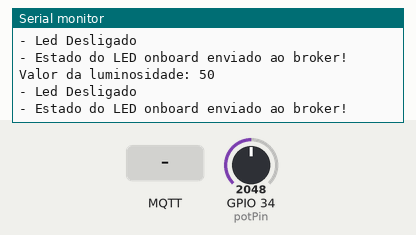
This sketch was run on a simulated ESP32. Shown: the last lines printed to the serial monitor. The inputs (shaded band) are chosen by the test bench; at power-on: GPIO 34 (potPin) = 2048. WiFi joins after 1.5 s; servers stay silent unless stated; no MQTT or app messages arrive unless stated.

Above: at 9.9 s.
10.0 s: MQTT message "1" arrives on the first subscribed topic
12.2 s: MQTT message "on" arrives on the first subscribed topic
14.2 s: MQTT message "off" arrives on the first subscribed topic
16.2 s: GPIO 34 (potPin) set to 2866
At 17.5 s:
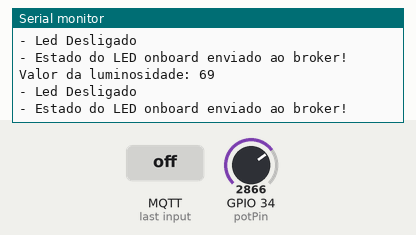
17.7 s: GPIO 34 (potPin) set to 3603
At 18.6 s:
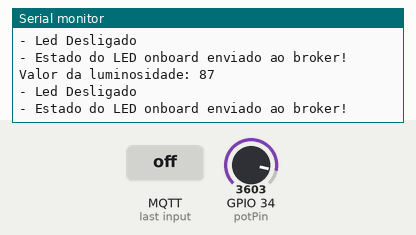
Timing chart, 0 to 20.2 s (numbered marks = the images above; inputs shaded):
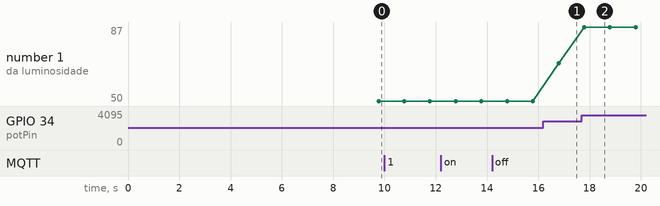

Measured:
- after the input at 16.2 s, the serial monitor: prints a new line after 0.59 s (image 1)
- after the input at 17.7 s, the serial monitor: prints a new line after 0.09 s (image 2)
- plotted number 1: 50 → 69 after the input at 16.2 s, 69 → 87 after the input at 17.7 s

The sketch:

Smart.Lamp.ino
```cpp
//Autores: Enzo Fernandes Ramos RM:563705, Felipe Cerazi RM:562746, Gustavo Peaguda RM:562923, Lorenzo Coque RM:563385
//Resumo: Esse programa possibilita ligar e desligar o led onboard, além de mandar o status para o Broker MQTT possibilitando o Helix saber
//se o led está ligado ou desligado.
#include <WiFi.h>                // Biblioteca para conexão Wi-Fi no ESP32
#include <PubSubClient.h>        // Biblioteca para conexão e uso do protocolo MQTT

// Configurações - variáveis editáveis
const char* default_SSID = "Wokwi-GUEST"; // Nome da rede Wi-Fi
const char* default_PASSWORD = ""; // Senha da rede Wi-Fi
const char* default_BROKER_MQTT = "102.37.18.193"; // IP do Broker MQTT
const int default_BROKER_PORT = 1883; // Porta do Broker MQTT
const char* default_TOPICO_SUBSCRIBE = "/TEF/lamp001/cmd"; // Tópico MQTT de escuta
const char* default_TOPICO_PUBLISH_1 = "/TEF/lamp001/attrs"; // Tópico MQTT de envio de informações para Broker
const char* default_TOPICO_PUBLISH_2 = "/TEF/lamp001/attrs/l"; // Tópico MQTT de envio de informações para Broker
const char* default_ID_MQTT = "fiware_001"; // ID MQTT
const int default_D4 = 2; // Pino do LED onboard
// Declaração da variável para o prefixo do tópico
const char* topicPrefix = "lamp001";

// Variáveis para configurações editáveis
char* SSID = const_cast<char*>(default_SSID); // SSID configurável
char* PASSWORD = const_cast<char*>(default_PASSWORD); // Senha configurável
char* BROKER_MQTT = const_cast<char*>(default_BROKER_MQTT); // Broker configurável
int BROKER_PORT = default_BROKER_PORT; // Porta do broker configurável
char* TOPICO_SUBSCRIBE = const_cast<char*>(default_TOPICO_SUBSCRIBE); // Tópico de escuta configurável
char* TOPICO_PUBLISH_1 = const_cast<char*>(default_TOPICO_PUBLISH_1); // Tópico de publicação 1
char* TOPICO_PUBLISH_2 = const_cast<char*>(default_TOPICO_PUBLISH_2); // Tópico de publicação 2
char* ID_MQTT = const_cast<char*>(default_ID_MQTT); // ID do cliente MQTT configurável
int D4 = default_D4; // Pino configurável para LED

WiFiClient espClient; // Objeto cliente Wi-Fi
PubSubClient MQTT(espClient); // Cliente MQTT baseado na conexão Wi-Fi
char EstadoSaida = '0'; // Estado inicial do LED (desligado)

// Inicializa comunicação serial
void initSerial() {
    Serial.begin(115200); // Define baud rate em 115200
}

// Inicializa Wi-Fi
void initWiFi() {
    delay(10); // Pequeno atraso antes de iniciar
    Serial.println("------Conexao WI-FI------");
    Serial.print("Conectando-se na rede: ");
    Serial.println(SSID); // Mostra SSID
    Serial.println("Aguarde");
    reconectWiFi(); // Chama função de reconexão Wi-Fi
}

// Inicializa configuração do MQTT
void initMQTT() {
    MQTT.setServer(BROKER_MQTT, BROKER_PORT); // Define servidor e porta do broker
    MQTT.setCallback(mqtt_callback); // Define função de callback quando recebe mensagem
}

// Função principal de configuração
void setup() {
    InitOutput(); // Inicializa LED
    initSerial(); // Inicializa comunicação serial
    initWiFi();   // Conecta ao Wi-Fi
    initMQTT();   // Configura cliente MQTT
    delay(5000);  // Espera 5 segundos
    MQTT.publish(TOPICO_PUBLISH_1, "s|on"); // Publica estado inicial no broker
}

// Loop principal do programa
void loop() {
    VerificaConexoesWiFIEMQTT(); // Verifica Wi-Fi e MQTT
    EnviaEstadoOutputMQTT();     // Envia estado do LED
    handleLuminosity();          // Lê e envia luminosidade
    MQTT.loop();                 // Mantém conexão MQTT ativa
}

// Reconecta ao Wi-Fi caso desconecte
void reconectWiFi() {
    if (WiFi.status() == WL_CONNECTED) // Se já estiver conectado, retorna
        return;
    WiFi.begin(SSID, PASSWORD); // Inicia conexão
    while (WiFi.status() != WL_CONNECTED) { // Aguarda conexão
        delay(100);
        Serial.print(".");
    }
    Serial.println();
    Serial.println("Conectado com sucesso na rede ");
    Serial.print(SSID);
    Serial.println("IP obtido: ");
    Serial.println(WiFi.localIP()); // Mostra IP atribuído

    // Garantir que o LED inicie desligado
    digitalWrite(D4, LOW);
}

// Função callback chamada quando chega mensagem MQTT
void mqtt_callback(char* topic, byte* payload, unsigned int length) {
    String msg; // Mensagem recebida
    for (int i = 0; i < length; i++) {
        char c = (char)payload[i]; // Converte byte em char
        msg += c; // Adiciona caractere à mensagem
    }
    Serial.print("- Mensagem recebida: ");
    Serial.println(msg);

    // Forma padrão para ligar/desligar LED
    String onTopic = String(topicPrefix) + "@on|";
    String offTopic = String(topicPrefix) + "@off|";

    // Liga LED se mensagem corresponder
    if (msg.equals(onTopic)) {
        digitalWrite(D4, HIGH);
        EstadoSaida = '1';
    }

    // Desliga LED se mensagem corresponder
    if (msg.equals(offTopic)) {
        digitalWrite(D4, LOW);
        EstadoSaida = '0';
    }
}

// Verifica conexões Wi-Fi e MQTT
void VerificaConexoesWiFIEMQTT() {
    if (!MQTT.connected()) // Se MQTT desconectado
        reconnectMQTT();   // Reconecta MQTT
    reconectWiFi();        // Garante Wi-Fi conectado
}

// Publica estado do LED no broker
void EnviaEstadoOutputMQTT() {
    if (EstadoSaida == '1') {
        MQTT.publish(TOPICO_PUBLISH_1, "s|on"); // Publica ligado
        Serial.println("- Led Ligado");
    }

    if (EstadoSaida == '0') {
        MQTT.publish(TOPICO_PUBLISH_1, "s|off"); // Publica desligado
        Serial.println("- Led Desligado");
    }
    Serial.println("- Estado do LED onboard enviado ao broker!");
    delay(1000); // Espera 1s
}

// Inicializa pino do LED com piscada
void InitOutput() {
    pinMode(D4, OUTPUT); // Define pino como saída
    digitalWrite(D4, HIGH); // Acende LED
    boolean toggle = false; // Variável para alternância

    for (int i = 0; i <= 10; i++) { // Pisca LED 10 vezes
        toggle = !toggle;
        digitalWrite(D4, toggle);
        delay(200);
    }
}

// Reconecta ao broker MQTT
void reconnectMQTT() {
    while (!MQTT.connected()) { // Enquanto não conectado
        Serial.print("* Tentando se conectar ao Broker MQTT: ");
        Serial.println(BROKER_MQTT);
        if (MQTT.connect(ID_MQTT)) { // Se conectar
            Serial.println("Conectado com sucesso ao broker MQTT!");
            MQTT.subscribe(TOPICO_SUBSCRIBE); // Inscreve no tópico
        } else {
            Serial.println("Falha ao reconectar no broker.");
            Serial.println("Haverá nova tentativa de conexão em 2s");
            delay(2000); // Espera antes de tentar de novo
        }
    }
}

// Lê luminosidade e envia para broker
void handleLuminosity() {
    const int potPin = 34; // Pino analógico do sensor
    int sensorValue = analogRead(potPin); // Lê valor (0-4095)
    int luminosity = map(sensorValue, 0, 4095, 0, 100); // Converte para 0-100%
    String mensagem = String(luminosity); // Converte em string
    Serial.print("Valor da luminosidade: ");
    Serial.println(mensagem.c_str()); // Mostra no serial
    MQTT.publish(TOPICO_PUBLISH_2, mensagem.c_str()); // Publica no broker
}
```
